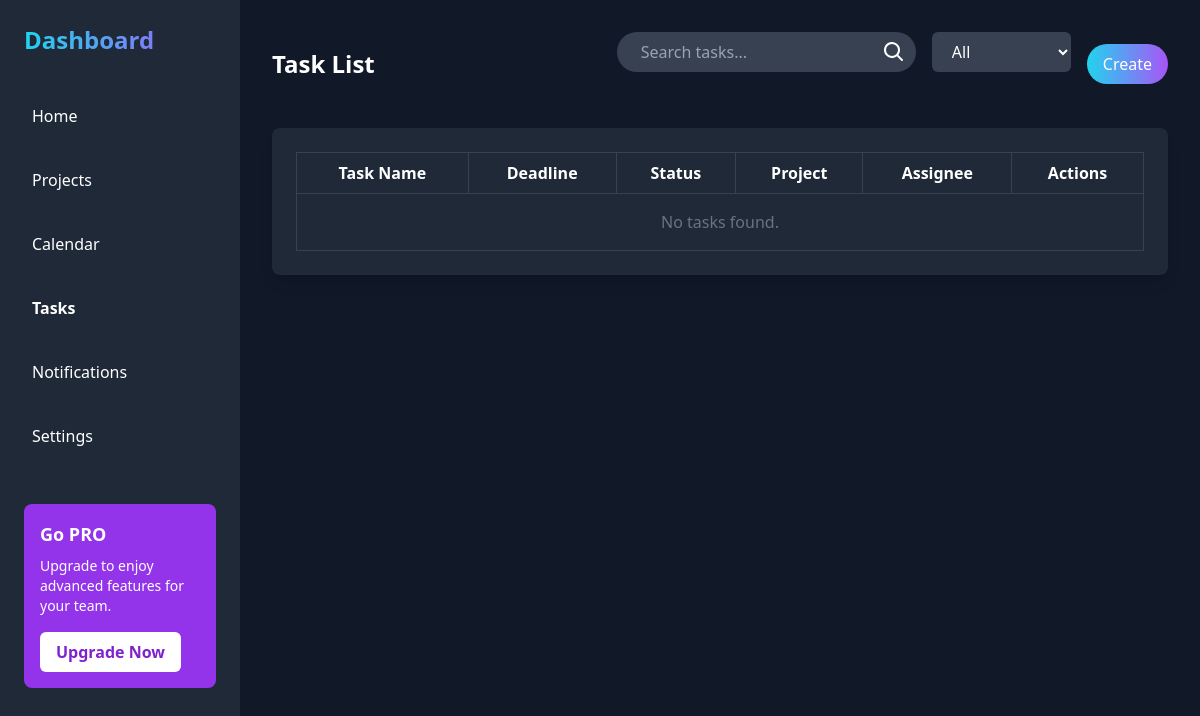
Page /tasks/tab/ (signed in) on the earlier database version.
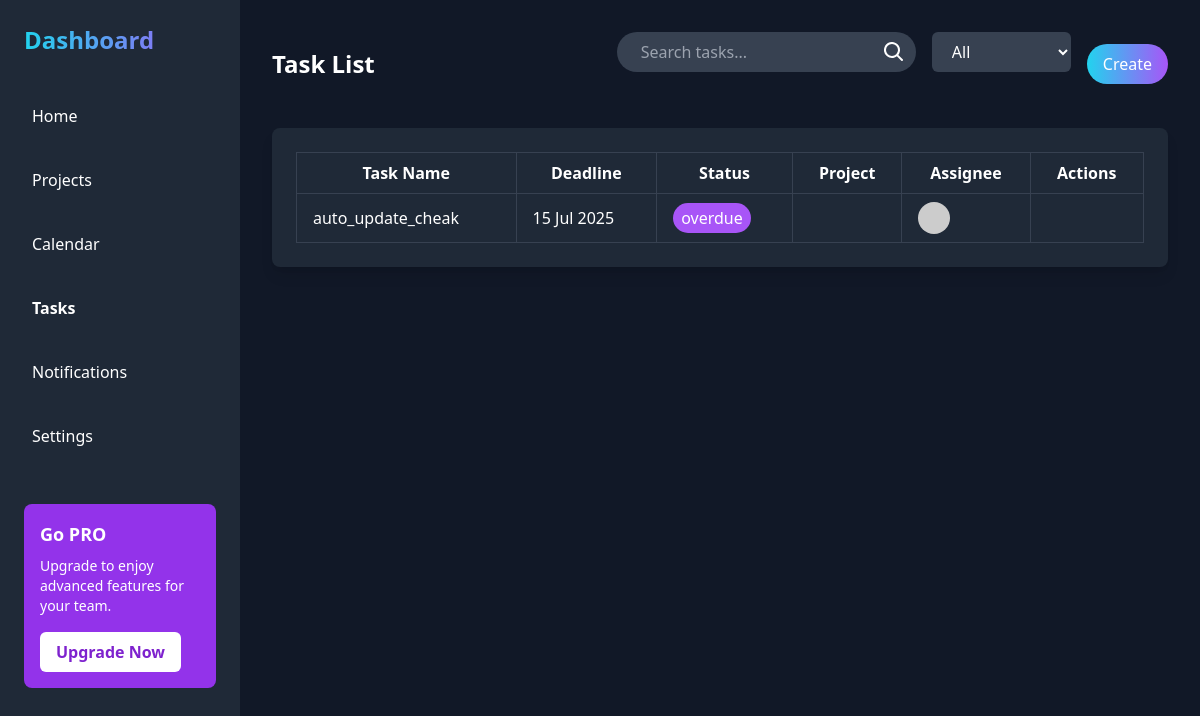
Same page on the later database version.
### tasks/models.py (models this page shows, shortened)
class Task(models.Model):
    STATUS_CHOICES = [
        ('not_started', 'Not Started'),
        ('in_progress', 'In Progress'),
        ('completed', 'Completed'),
        ('overdue', 'Overdue'),
    ]
    PRIORITY_CHOICES = [
        ('low', 'Low'),
        ('medium', 'Medium'),
        ('high', 'High'),
        ('critical', 'Critical'),
    ]
    project = models.ForeignKey(Project, on_delete=models.CASCADE, related_name='tasks', null=True, blank=True)
    title = models.CharField(max_length=255)
    description = models.TextField()
    assigned_to = models.ManyToManyField(settings.AUTH_USER_MODEL, blank=True)
    assignee = models.ForeignKey(
        settings.AUTH_USER_MODEL,
        on_delete=models.SET_NULL,
        null=True,
        blank=True,
        related_name='assigned_tasks'
    )
    start_date = models.DateField()
    due_date = models.DateTimeField()
    status = models.CharField(max_length=20, choices=STATUS_CHOICES, default='not_started')
    priority = models.CharField(max_length=10, choices=PRIORITY_CHOICES, default='low')
    progress = models.PositiveIntegerField(default=0)
    commands = models.TextField(blank=True, null=True)
    created_at = models.DateTimeField(auto_now_add=True)
    def is_overdue(self):
        return self.due_date < timezone.now() and self.status != 'completed'
    def auto_update_status(self):
        if self.progress == 100:
            self.status = 'completed'
        elif self.is_overdue():
            self.status = 'overdue'
        elif self.progress > 0:
            self.status = 'in_progress'
        else:
            self.status = 'not_started'
        self.save()

### tasks/views.py (the view, shortened to what this page needs)
# urls.py: path('tab/', views.tasks_tab, name='tasks_tab'),
@login_required
def tasks_tab(request):
    query = request.GET.get('q')
    status_filter = request.GET.get('status')
    tasks = Task.objects.all()
    for task in tasks:
        task.auto_update_status()
    if status_filter and status_filter != 'all':
        tasks = tasks.filter(status=status_filter)
    context = {
        'tasks': tasks,
        'query': query,
        'status_filter': status_filter,
    }
    return render(request, 'tasks/tasks_tab.html', context)

### tasks/templates/tasks/tasks_tab.html (shortened to what this page needs)
{% load static %}
<!DOCTYPE html>
<html lang="en">
<head>
    <script src="https://cdn.tailwindcss.com"></script>
    <link rel="stylesheet" href="{% static 'css/project_tab.css' %}">
</head>
<body class="bg-gray-900 text-white font-sans">
    <div class="flex h-screen">
        <aside class="bg-gray-800 text-white w-1/5 p-6 flex flex-col justify-between">
            <div>
                <h1 class="text-2xl font-bold mb-10 bg-gradient-to-r from-cyan-400 to-purple-500 text-transparent bg-clip-text">Dashboard</h1>
                <nav>
                    <ul class="space-y-6">
                        <li><a href="{% url 'data:dashboard' %}" class="block hover:bg-purple-800 p-2 rounded-md">Home</a></li>
                        <li><a href="{% url 'project:project_tab' %}" class="block hover:bg-purple-800 p-2 rounded-md">Projects</a></li>
                        <li><a href="{% url 'data:calander' %}" class="block hover:bg-purple-800 p-2 rounded-md">Calendar</a></li>
                        <li><a href="{% url 'tasks:tasks_tab' %}" class="block hover:bg-purple-800 p-2 rounded-md font-semibold">Tasks</a></li>
                        <li><a href="{% url 'notification:notification' %}" class="flex items-center space-x-4 hover:bg-purple-800 p-2 rounded-md"><span>Notifications</span></a></li>
                        <li><a href="{% url 'users:settings' %}" class="block hover:bg-purple-800 p-2 rounded-md">Settings</a></li>
                    </ul>
                </nav>
                <div class="bg-purple-600 p-4 rounded-lg mt-12">
                    <h3 class="font-bold text-lg">Go PRO</h3>
                    <p class="text-sm mt-2">Upgrade to enjoy advanced features for your team.</p>
                    <button class="bg-white text-purple-700 px-4 py-2 mt-4 rounded-md font-semibold">Upgrade Now</button>
                </div>
            </div>
        </aside>
        <div class="w-4/5 p-8">
            <div class="flex justify-between items-center mb-8">
                <h1 class="text-2xl font-bold">Task List</h1>
                <div class="flex items-center space-x-4">
<form method="GET" action="{% url 'tasks:tasks_tab' %}" class="flex flex-wrap gap-4 mb-6">
    <div class="flex items-center bg-gray-700 rounded-full overflow-hidden px-3">
        <input type="text" name="q" placeholder="Search tasks..." value="{{ request.GET.q }}" class="bg-transparent text-white placeholder-gray-400 px-3 py-2 focus:outline-none">
        <button type="submit">
            <svg xmlns="http://www.w3.org/2000/svg" class="h-5 w-5 text-white" viewBox="0 0 20 20" fill="currentColor">
                <path fill-rule="evenodd" d="M12.9 14.32a8 8 0 111.414-1.414l4.387 4.387a1 1 0 01-1.414 1.414l-4.387-4.387zM8 14a6 6 0 100-12 6 6 0 000 12z" clip-rule="evenodd" />
            </svg>
        </button>
    </div>
    <div>
        <select name="status" onchange="this.form.submit()" class="bg-gray-700 text-white px-4 py-2 rounded-md">
            <option value="all" {% if status_filter == 'all' or not status_filter %}selected{% endif %}>All</option>
        </select>
    </div>
</form>
                     {% if user.role == 'admin' or user.role == 'manager' %}
                    <a href="{% url 'tasks:task_create' %}">
                        <button class="bg-gradient-to-r from-cyan-400 to-purple-500 text-white px-4 py-2 rounded-full hover:bg-blue-700 hover:scale-110 transition-transform duration-300">
                            Create
                        </button>
                    </a>
                    {% endif %}
                </div>
            </div>
            <div class="bg-gray-800 p-6 rounded-lg shadow-lg overflow-x-auto">
                <table class="min-w-full border-collapse border border-gray-700">
                    <thead>
                        <tr>
                            <th class="border border-gray-700 px-4 py-2">Task Name</th>
                            <th class="border border-gray-700 px-4 py-2">Deadline</th>
                            <th class="border border-gray-700 px-4 py-2">Status</th>
                            <th class="border border-gray-700 px-4 py-2">Project</th>
                            <th class="border border-gray-700 px-4 py-2">Assignee</th>
                            <th class="border border-gray-700 px-4 py-2">Actions</th>
                        </tr>
                    </thead>
                    <tbody>
    {% for task in tasks %}
    <tr data-url="{% url 'tasks:task_detail' task.pk %}" class="clickable-row hover:bg-gray-700 cursor-pointer">
        <td class="border border-gray-700 px-4 py-2">{{ task.title }}</td>
        <td class="border border-gray-700 px-4 py-2">{{ task.due_date|date:"d M Y" }}</td>
        <td class="border border-gray-700 px-4 py-2">
            <span class="bg-purple-500 text-white px-2 py-1 rounded-full">{{ task.status }}</span>
        </td>
        <td class="border border-gray-700 px-4 py-2">{{ task.project.name }}</td>
        <td class="border border-gray-700 px-4 py-2">
            {% if task.assignee.profile.image %}
                <img src="{{ task.assignee.profile.image.url }}" class="w-8 h-8 rounded-full">
            {% else %}
                <img src="https://via.placeholder.com/40" class="w-8 h-8 rounded-full">
            {% endif %}
        </td>
        {% if user.role == 'admin' or user.role == 'manager' %}
        <td class="border border-gray-700 px-4 py-2 space-x-2 text-center">
        </td>
        {% endif %}
    </tr>
    {% empty %}
    <tr>
        <td colspan="6" class="text-center text-gray-500 py-4">No tasks found.</td>
    </tr>
    {% endfor %}
</tbody>
                </table>
            </div>
        </div>
    </div>
</body>
</html>

Differences in the rows shown:
added Task: title "auto_update_cheak", due_date "15 Jul 2025", status "overdue"
Other differences:
text no longer shown: "No tasks found."
